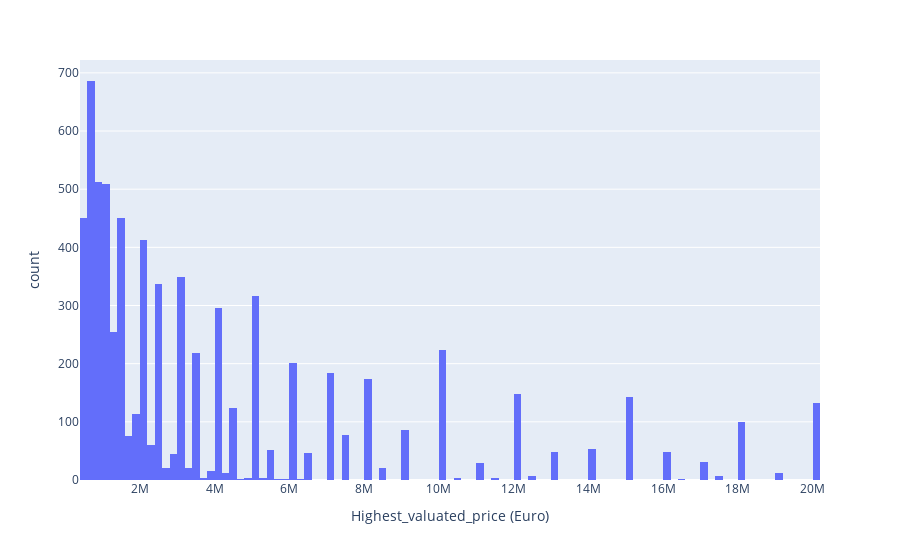

Notebook code for this chart:
### Code cell
filtered_df = df[(df['Highest_valuated_price (Euro)'] > 450000) & 
                  (df['Highest_valuated_price (Euro)'] <= 20000000)]

fig = px.histogram(filtered_df, 
                   x='Highest_valuated_price (Euro)', 
                   labels={'Highest_valuated_price (Euro)': 'Highest_valuated_price (Euro)'},
                   nbins=100)

fig.show()

### Figure 1 — Plotly figure (JSON) as saved in the notebook; plotly's stock layout.template omitted (floating-point values rounded to 4 significant figures; data arrays with more than 128 entries replaced by an {"elided": "..."} marker saying what was removed)
{"data": [{"alignmentgroup": "True", "bingroup": "x", "hovertemplate": "Highest_valuated_price (Euro)=%{x}<br>count=%{y}<extra></extra>", "legendgroup": "", "marker": {"color": "#636efa", "pattern": {"shape": ""}}, "name": "", "nbinsx": 100, "offsetgroup": "", "orientation": "v", "showlegend": false, "type": "histogram", "x": {"elided": "7125 int values"}, "xaxis": "x", "yaxis": "y"}], "layout": {"barmode": "relative", "legend": {"tracegroupgap": 0}, "margin": {"t": 60}, "xaxis": {"anchor": "y", "domain": [0, 1], "title": {"text": "Highest_valuated_price (Euro)"}}, "yaxis": {"anchor": "x", "domain": [0, 1], "title": {"text": "count"}}}}
